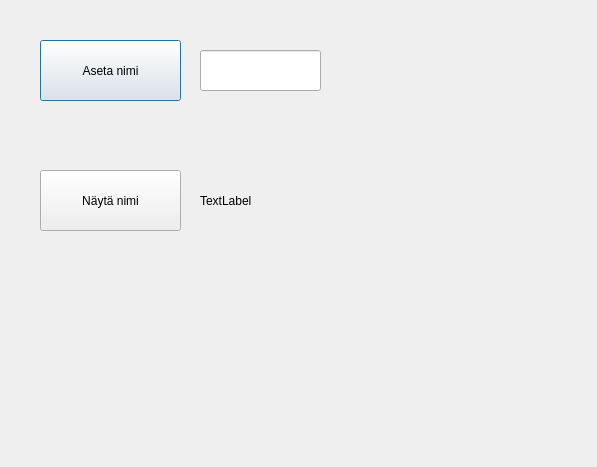
<?xml version="1.0" encoding="UTF-8"?>
<ui version="4.0">
 <class>Form2</class>
 <widget class="QDialog" name="Form2">
  <property name="geometry">
   <rect>
    <x>0</x>
    <y>0</y>
    <width>597</width>
    <height>467</height>
   </rect>
  </property>
  <property name="windowTitle">
   <string>Dialog</string>
  </property>
  <widget class="QLineEdit" name="textName">
   <property name="geometry">
    <rect>
     <x>200</x>
     <y>50</y>
     <width>121</width>
     <height>41</height>
    </rect>
   </property>
   <property name="text">
    <string/>
   </property>
  </widget>
  <widget class="QPushButton" name="btnSetName">
   <property name="geometry">
    <rect>
     <x>40</x>
     <y>40</y>
     <width>141</width>
     <height>61</height>
    </rect>
   </property>
   <property name="text">
    <string>Aseta nimi</string>
   </property>
  </widget>
  <widget class="QPushButton" name="btnShowName">
   <property name="geometry">
    <rect>
     <x>40</x>
     <y>170</y>
     <width>141</width>
     <height>61</height>
    </rect>
   </property>
   <property name="text">
    <string>Näytä nimi</string>
   </property>
  </widget>
  <widget class="QLabel" name="labelName">
   <property name="geometry">
    <rect>
     <x>200</x>
     <y>190</y>
     <width>131</width>
     <height>21</height>
    </rect>
   </property>
   <property name="text">
    <string>TextLabel</string>
   </property>
  </widget>
 </widget>
 <resources/>
 <connections/>
</ui>
